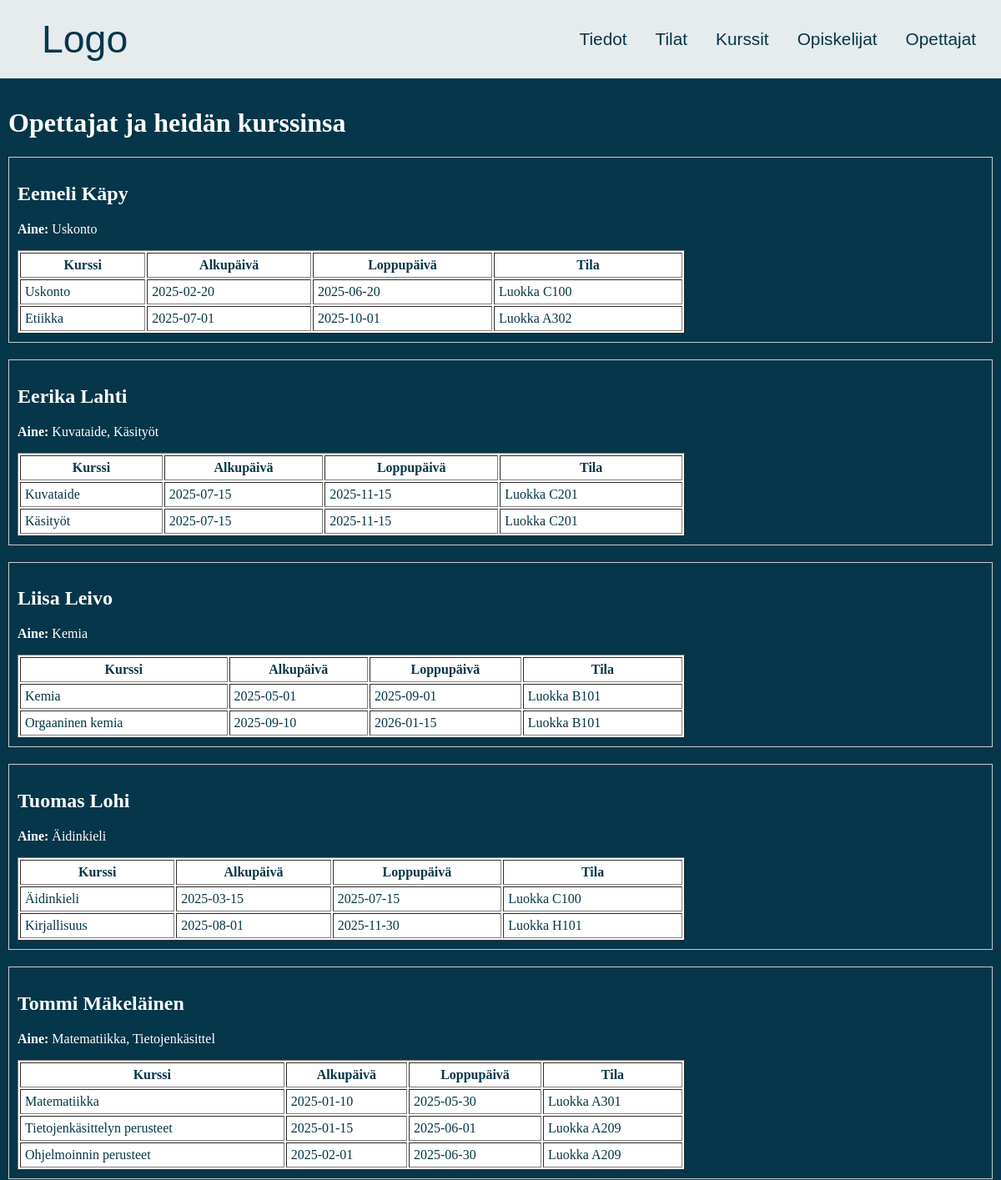
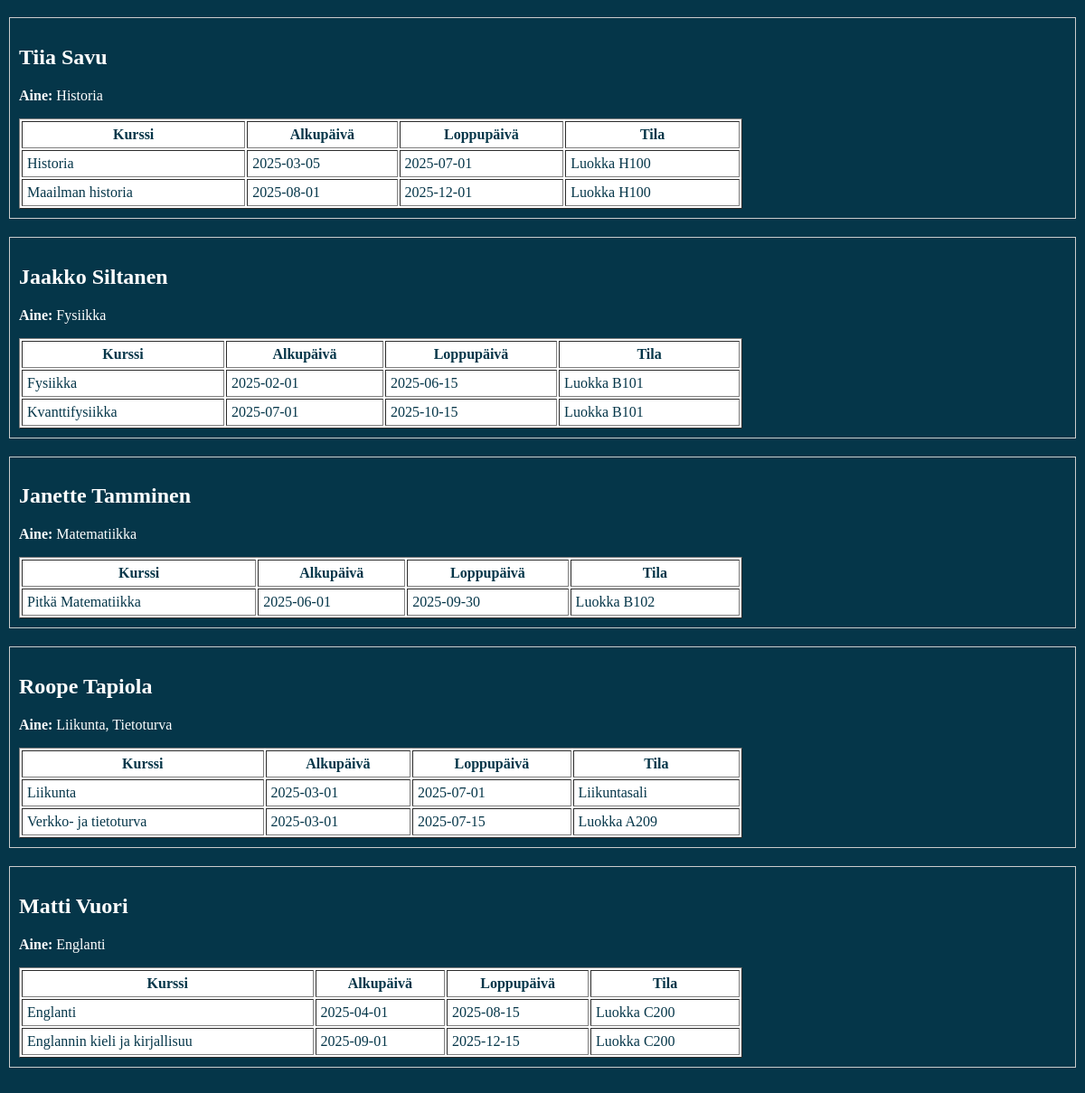
The app's page /Koodi/opettajat.php, older data (2 pictures, top to bottom).
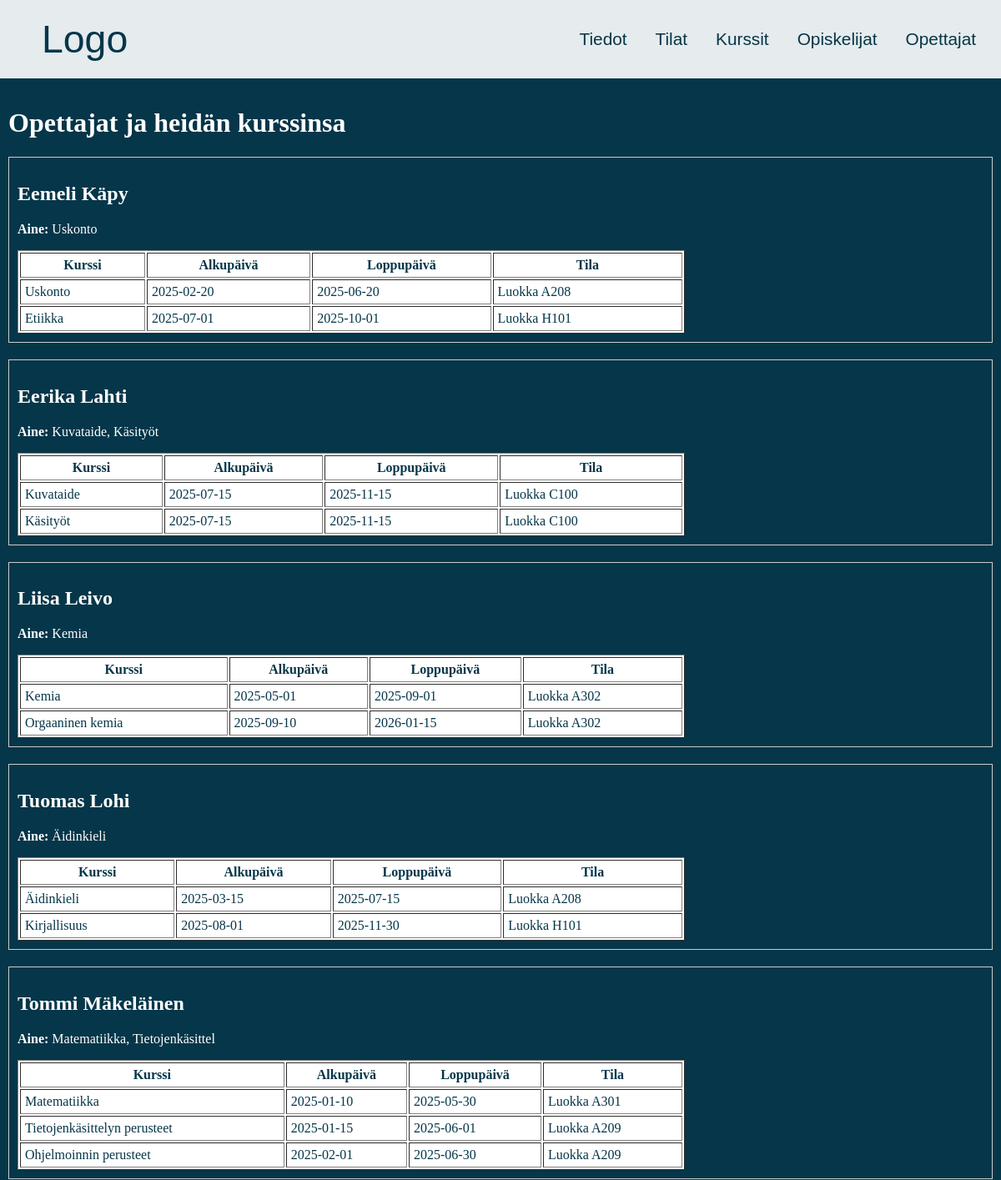
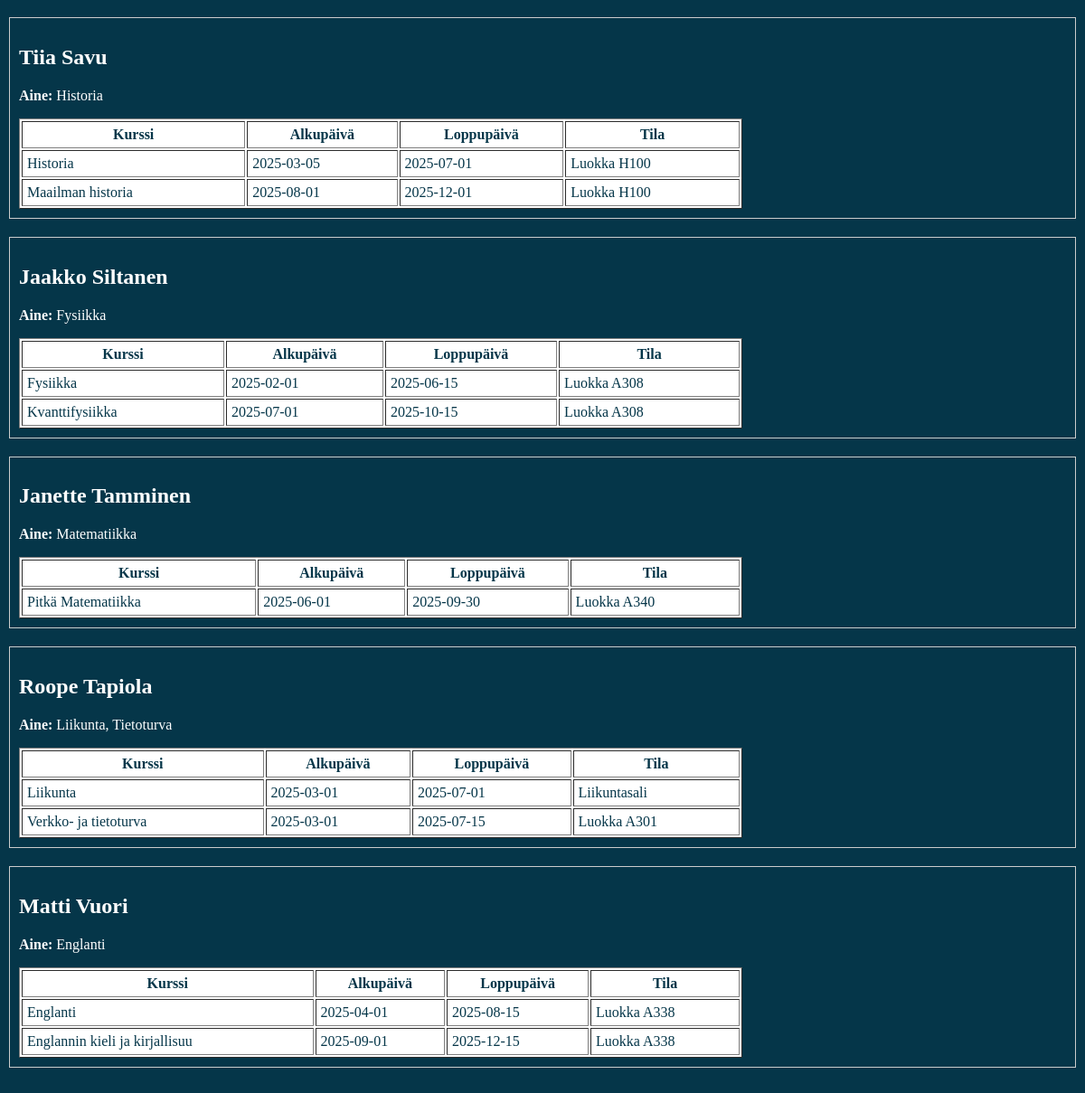
The same page, newer data (2 pictures, top to bottom).
### tables this page shows
CREATE TABLE `opettajat` (
  `Tunnusnumero` int(11) NOT NULL,
  `Etunimi` varchar(30) NOT NULL,
  `Sukunimi` varchar(30) NOT NULL,
  `Aine` varchar(30) NOT NULL
);

CREATE TABLE `kurssit` (
  `Tunnus` int(11) NOT NULL,
  `Nimi` varchar(30) NOT NULL,
  `Kuvaus` text NOT NULL,
  `Alkupaiva` date NOT NULL,
  `Loppupaiva` date NOT NULL,
  `Opettaja` int(11) NOT NULL,
  `Tila` int(11) NOT NULL
);

CREATE TABLE `tilat` (
  `Tunnus` int(11) NOT NULL,
  `Nimi` varchar(30) NOT NULL,
  `Kapasiteetti` int(11) NOT NULL
);

### Koodi/opettajat.php (the view, shortened to what this page needs)
<?php
include 'yhteys.php';
$sql = "SELECT Tunnusnumero, Etunimi, Sukunimi, Aine FROM opettajat ORDER BY Sukunimi, Etunimi";
$stmt = $yhteys->query($sql);
$opettajat = $stmt->fetchAll(PDO::FETCH_ASSOC);
?>
<!DOCTYPE html>
<html lang="fi">
<head>
    <link rel="stylesheet" href="styles.css">
</head>
<body>
    <div class="header">
        <a href="index.php" class="logo">Logo</a>
        <div class="items">
            <a href="tiedot.php">Tiedot</a>
            <a href="tilat.php">Tilat</a>
            <a href="kurssit.php">Kurssit</a>
            <a href="opiskelijat.php">Opiskelijat</a>
            <a href="opettajat.php">Opettajat</a>
        </div>
    </div>
    <div class="content">
        <h1>Opettajat ja heidän kurssinsa</h1>
        <?php foreach ($opettajat as $opettaja): ?>
            <div class="teacher-box" style="border:1px solid #ccc; padding:10px; margin-bottom:20px;">
                <h2><?= htmlspecialchars($opettaja['Etunimi'] . ' ' . $opettaja['Sukunimi']) ?></h2>
                <p><strong>Aine:</strong> <?= htmlspecialchars($opettaja['Aine']) ?></p>
                <?php
                $sql2 = "SELECT k.Nimi, k.Alkupaiva, k.Loppupaiva, t.Nimi AS tila_nimi
                         FROM kurssit k
                         LEFT JOIN tilat t ON k.Tila = t.Tunnus
                         WHERE k.Opettaja = ?
                         ORDER BY k.Alkupaiva";
                $stmt2 = $yhteys->prepare($sql2);
                $stmt2->execute([$opettaja['Tunnusnumero']]);
                $kurssit = $stmt2->fetchAll(PDO::FETCH_ASSOC);
                ?>
                <?php if (empty($kurssit)): ?>
                    <p>Tällä opettajalla ei ole vielä kursseja.</p>
                <?php else: ?>
                    <table border="1" cellpadding="5" style="width:100%; max-width:800px; margin-top:10px;">
                        <tr>
                            <th>Kurssi</th>
                            <th>Alkupäivä</th>
                            <th>Loppupäivä</th>
                            <th>Tila</th>
                        </tr>
                        <?php foreach ($kurssit as $kurssi): ?>
                        <tr>
                            <td><?= htmlspecialchars($kurssi['Nimi']) ?></td>
                            <td><?= htmlspecialchars($kurssi['Alkupaiva']) ?></td>
                            <td><?= htmlspecialchars($kurssi['Loppupaiva']) ?></td>
                            <td><?= htmlspecialchars($kurssi['tila_nimi']) ?></td>
                        </tr>
                        <?php endforeach; ?>
                    </table>
                <?php endif; ?>
            </div>
        <?php endforeach; ?>
    </div>
</body>
</html>

### Koodi/styles.css (style rules this page uses)
html, body { margin: 0; padding: 0; min-height: 150vh; width: 100%; background-color: rgb(5, 54, 73); display: flex; flex-direction: column; }
.header { display: flex; justify-content: space-between; align-items: center; padding: 15px; background-color: rgb(255, 255, 255, 0.9); border-bottom: 0.3rem solid rgb(5, 54, 73); }
.header a { padding: 10px 15px; transition: all 0.3s ease; }
.header a { margin: 0; color: rgb(5, 54, 73); text-decoration: none; font-size: 1.3rem; font-family: 'Gill Sans', 'Gill Sans MT', Calibri, 'Trebuchet MS', sans-serif; transition: all 0.3s ease; }
.header .logo { align-items: center; padding: 5px; text-align: left; color: rgb(5, 54, 73); margin-left: 30px; text-decoration: none; font-size: 2.9rem; }
.content { color: white; padding: 10px; }
table, th, td { background-color: white; color: rgb(5, 54, 73); }

Row changes from the older to the newer data that the page shows:
changed through a linked row, kurssit "Uskonto": Tila.Nimi "Luokka C100" → "Luokka A208"
changed kurssit "Etiikka": Tila.Nimi "Luokka A302" → "Luokka H101"
changed kurssit "Kuvataide": Tila.Nimi "Luokka C201" → "Luokka C100"
changed kurssit "Käsityöt": Tila.Nimi "Luokka C201" → "Luokka C100"
changed kurssit "Kemia": Tila.Nimi "Luokka B101" → "Luokka A302"
changed kurssit "Orgaaninen kemia": Tila.Nimi "Luokka B101" → "Luokka A302"
changed through a linked row, kurssit "Äidinkieli": Tila.Nimi "Luokka C100" → "Luokka A208"
changed kurssit "Fysiikka": Tila.Nimi "Luokka B101" → "Luokka A308"
changed kurssit "Kvanttifysiikka": Tila.Nimi "Luokka B101" → "Luokka A308"
changed kurssit "Pitkä Matematiikka": Tila.Nimi "Luokka B102" → "Luokka A340"
changed kurssit "Verkko- ja tietoturva": Tila.Nimi "Luokka A209" → "Luokka A301"
changed kurssit "Englanti": Tila.Nimi "Luokka C200" → "Luokka A338"
changed kurssit "Englannin kieli ja kirjallisuu": Tila.Nimi "Luokka C200" → "Luokka A338"
